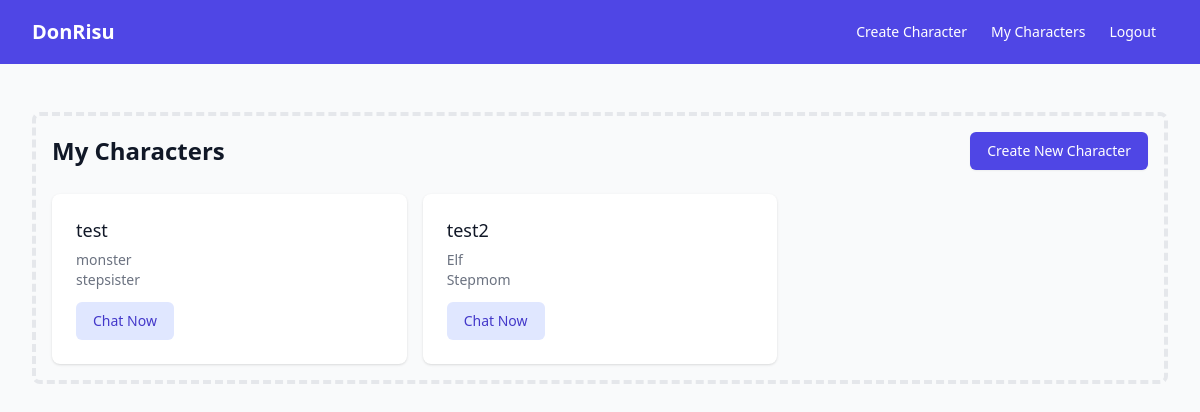
Screenshot of /chat/ (signed in) with the database file from the repository.
### apps/chat/models.py (models this page shows, shortened)
class Character(models.Model):
    SPECIES_CHOICES = [
        ('human', 'Human'),
        ('elf', 'Elf'),
        ('vampire', 'Vampire'),
    ]
    BACKGROUND_CHOICES = [
        ('real_life', 'Real Life'),
        ('fantasy', 'Fantasy'),
        ('school', 'School'),
    ]
    RELATIONSHIP_CHOICES = [
        ('bully', 'Bully Girl'),
        ('best_friend', 'Best Friend'),
        ('stepmom', 'Stepmom'),
    ]
    DYNAMIC_CHOICES = [
        ('thunder', 'Thunder'),
        ('submissive', 'Submissive'),
        ('dominant', 'Dominant'),
        ('ntr', 'NTR'),
    ]
    APPEARANCE_CHOICES = [
        ('appearance1', 'Classic and elegant'),
        ('appearance2', 'Modern and stylish'),
        ('appearance3', 'Casual and friendly'),
        ('appearance4', 'Mysterious and alluring'),
    ]
    user = models.ForeignKey(User, on_delete=models.CASCADE, related_name='characters')
    name = models.CharField(max_length=100)
    species = models.CharField(max_length=20, choices=SPECIES_CHOICES)
    appearance = models.CharField(max_length=20, choices=APPEARANCE_CHOICES)
    background = models.CharField(max_length=20, choices=BACKGROUND_CHOICES)
    relationship = models.CharField(max_length=20, choices=RELATIONSHIP_CHOICES)
    dynamic = models.CharField(max_length=20, choices=DYNAMIC_CHOICES)
    created_at = models.DateTimeField(auto_now_add=True)

### apps/chat/views.py (the view)
# urls.py: path('', views.character_list, name='character_list'),
@login_required
def character_list(request):
    characters = Character.objects.filter(user=request.user)
    return render(request, 'character/list.html', {'characters': characters})

### apps/chat/templates/character/list.html (shortened to what this page needs)
{% extends "base.html" %}
{% block content %}
<div class="max-w-7xl mx-auto py-6 sm:px-6 lg:px-8">
    <div class="px-4 py-6 sm:px-0">
        <div class="border-4 border-dashed border-gray-200 rounded-lg p-4">
            <div class="flex justify-between items-center mb-6">
                <h1 class="text-2xl font-semibold text-gray-900">My Characters</h1>
                <a href="{% url 'character_create_background' %}"
                   class="inline-flex items-center px-4 py-2 border border-transparent text-sm font-medium rounded-md shadow-sm text-white bg-indigo-600 hover:bg-indigo-700 focus:outline-none focus:ring-2 focus:ring-offset-2 focus:ring-indigo-500">
                    Create New Character
                </a>
            </div>
            {% if characters %}
                <div class="grid grid-cols-1 gap-4 sm:grid-cols-2 lg:grid-cols-3">
                    {% for character in characters %}
                        <div class="bg-white overflow-hidden shadow rounded-lg">
                            <div class="px-4 py-5 sm:p-6">
                                <h3 class="text-lg leading-6 font-medium text-gray-900">
                                    {{ character.name }}
                                </h3>
                                <div class="mt-2 max-w-xl text-sm text-gray-500">
                                    <p>{{ character.get_species_display }}</p>
                                    <p>{{ character.get_relationship_display }}</p>
                                </div>
                                <div class="mt-3">
                                    <a href="{% url 'chat_room' character.id %}"
                                       class="inline-flex items-center px-4 py-2 border border-transparent text-sm font-medium rounded-md text-indigo-700 bg-indigo-100 hover:bg-indigo-200 focus:outline-none focus:ring-2 focus:ring-offset-2 focus:ring-indigo-500">
                                        Chat Now
                                    </a>
                                </div>
                            </div>
                        </div>
                    {% endfor %}
                </div>
            {% endif %}
        </div>
    </div>
</div>
{% endblock %}

### rows the page displays
Character: name "test", species "monster", relationship "stepsister"
Character: name "test2", species "Elf", relationship "Stepmom"
